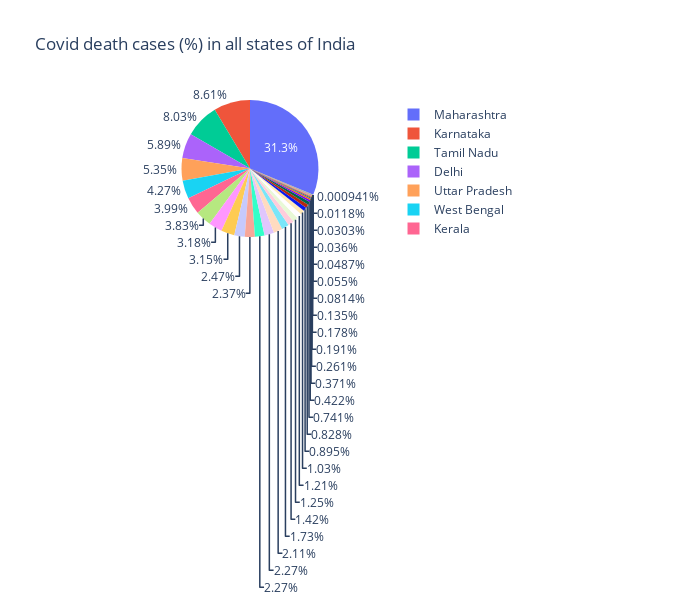

Here is the notebook cell this chart was saved with:
### Code cell
fig = px.pie(df, values='Deaths', names=df['State/UTs'], title='Covid death cases (%) in all states of India', width = 700, height = 600)
fig.show()

### Figure 1 — Plotly figure (JSON) as saved in the notebook; plotly's stock layout.template omitted (floating-point values rounded to 4 significant figures)
{"data": [{"domain": {"x": [0, 1], "y": [0, 1]}, "hovertemplate": "State/UTs=%{label}<br>Deaths=%{value}<extra></extra>", "labels": ["Andaman and Nicobar", "Andhra Pradesh", "Arunachal Pradesh", "Assam", "Bihar", "Chandigarh", "Chhattisgarh", "Dadra and Nagar Haveli and Daman and Diu", "Delhi", "Goa", "Gujarat", "Haryana", "Himachal Pradesh", "Jammu and Kashmir", "Jharkhand", "Karnataka", "Kerala", "Ladakh", "Lakshadweep", "Madhya Pradesh", "Maharashtra", "Manipur", "Meghalaya", "Mizoram", "Nagaland", "Odisha", "Puducherry", "Punjab", "Rajasthan", "Sikkim", "Tamil Nadu", "Telengana", "Tripura", "Uttar Pradesh", "Uttarakhand", "West Bengal"], "legendgroup": "", "name": "", "showlegend": true, "type": "pie", "values": [129, 13410, 234, 5294, 9644, 811, 13528, 4, 25054, 3150, 10076, 9639, 3522, 4381, 5129, 36612, 16955, 207, 50, 10513, 133038, 1578, 1109, 153, 574, 6033, 1795, 16294, 8954, 346, 34130, 3807, 755, 22763, 7363, 18161]}], "layout": {"height": 600, "legend": {"tracegroupgap": 0}, "title": {"text": "Covid death cases (%) in all states of India"}, "width": 700}}
